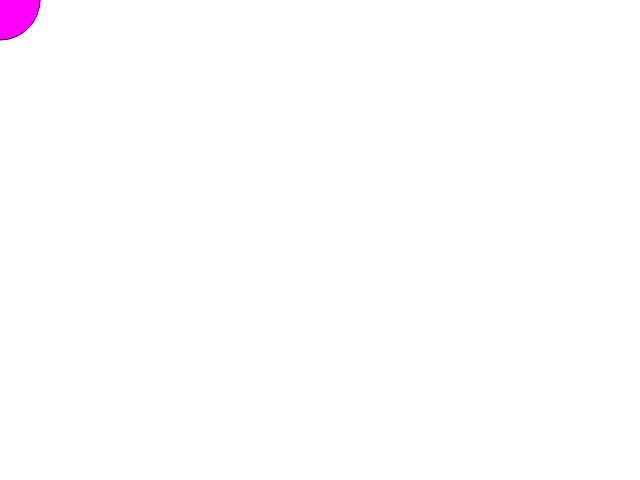
Frame 1 (no input)
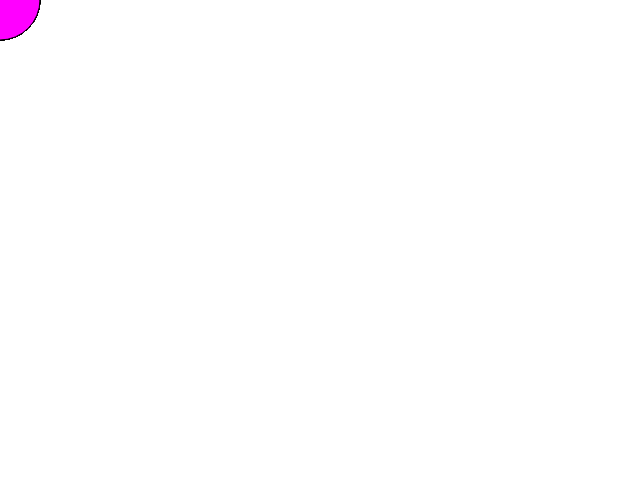
Frame 60 (no input)
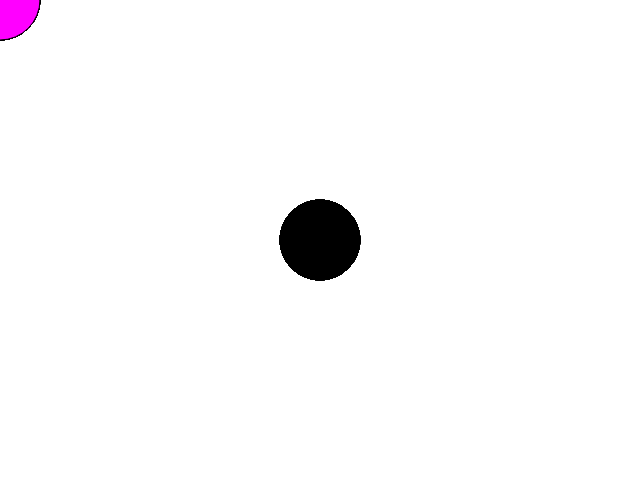
Frame 120 (the mouse pressed at the canvas centre since frame 60)

The p5.js sketch that drew these frames (run headless with seeded random() and noise() and a simulated clock; from frame 60 on, the mouse is pressed at the canvas centre):

// p5.js sketch
// ── sketch.js
function setup() {
	createCanvas(640, 480);
}

function draw() {
	if (mouseIsPressed) {
		fill(0);
	} else {
		fill(255, 0, 255)
	}
	ellipse(mouseX, mouseY, 80, 80);
}	
